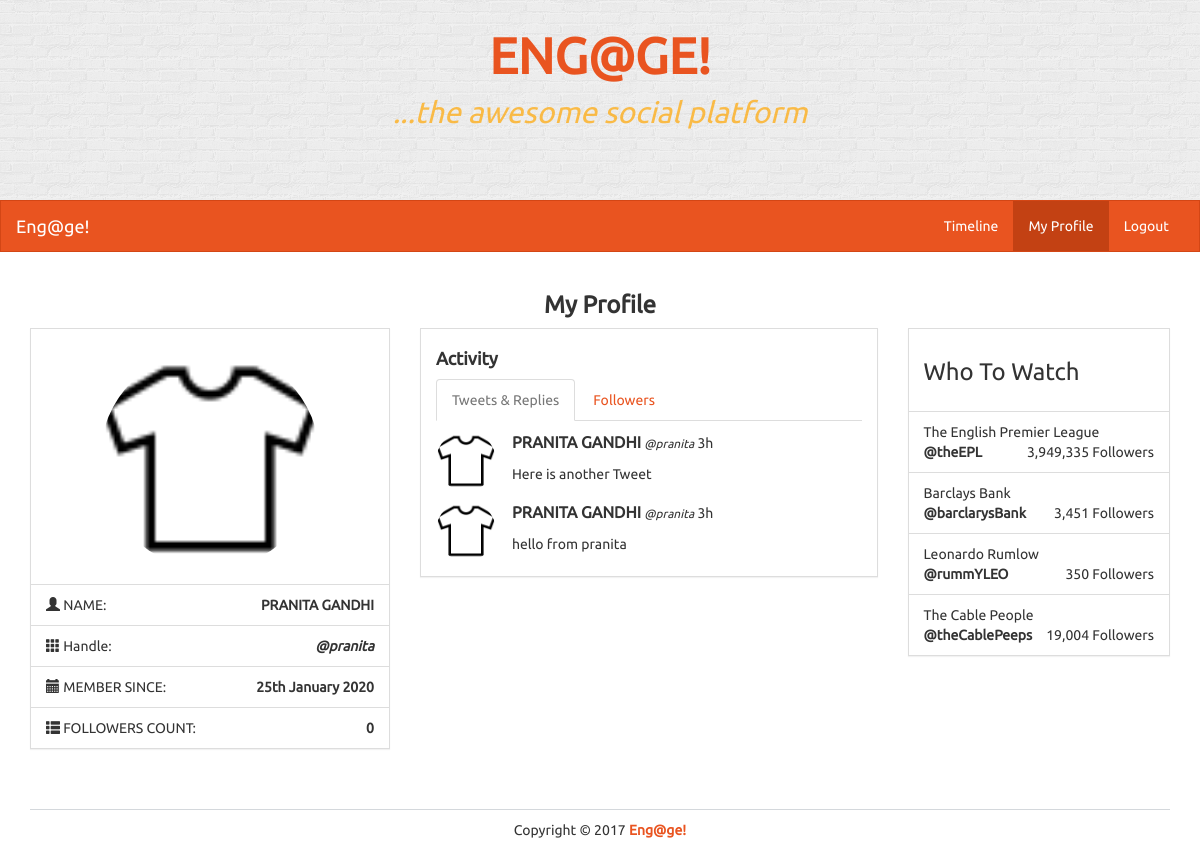
Page /profile/pranita on the earlier database version.
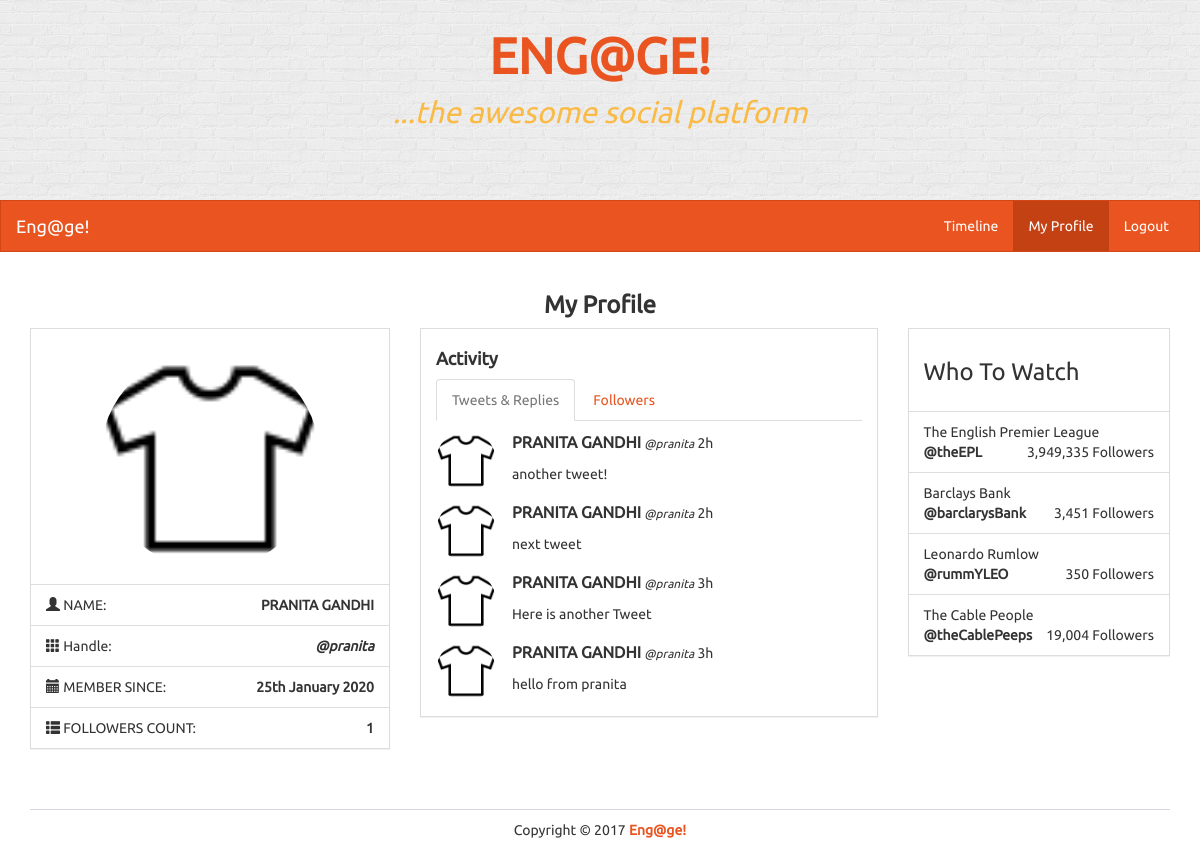
Same page on the later database version.
### models.py (models this page shows)
class Tweet(db.Model):
    id = db.Column(db.Integer, primary_key=True)
    user_id = db.Column(db.Integer, db.ForeignKey('user.id'))
    text = db.Column(db.String(140))
    date_created = db.Column(db.DateTime)

class User(UserMixin, db.Model):
    id = db.Column(db.Integer, primary_key=True)
    name = db.Column(db.String(100))
    username = db.Column(db.String(30))
    image = db.Column(db.String(100))
    password = db.Column(db.String(50))
    join_date = db.Column(db.DateTime)
    tweets = db.relationship('Tweet', backref='user', lazy='dynamic')
    following = db.relationship('User', secondary=followers,
        primaryjoin=(followers.c.follower_id == id),
        secondaryjoin=(followers.c.followee_id == id),
        backref=db.backref('followers', lazy='dynamic'), lazy='dynamic')
    followed_by = db.relationship('User',  secondary=followers,
        primaryjoin=(followers.c.followee_id == id),
        secondaryjoin=(followers.c.follower_id == id),
        backref=db.backref('followees', lazy='dynamic'), lazy='dynamic')

### views.py (the view)
@app.route('/profile', defaults={'username' : None})
@app.route('/profile/<username>')
def profile(username):
    if username:
        user = User.query.filter_by(username=username).first()
        if not user:
            abort(404)
    else:
        user = current_user
    tweets = Tweet.query.filter_by(user=user).order_by(Tweet.date_created.desc()).all()
    current_time = datetime.now()
    followed_by = user.followed_by.all()
    return render_template('profile.html', current_user=user, tweets=tweets, current_time=current_time, followed_by=followed_by)

### app.py (called while the page is built)
@app.template_filter('time_since')
def time_since(delta):
    seconds = delta.total_seconds()
    days, seconds = divmod(seconds, 86400)
    hours, seconds = divmod(seconds, 3600)
    minutes, seconds = divmod(seconds, 60)
    if days > 0:
        return '%dd' % (days)
    elif hours > 0:
        return '%dh' % (hours)
    elif minutes > 0:
        return '%dm' % (minutes)
    else:
        return 'Just now'

### templates/profile.html (shortened to what the changed rows need)
<!DOCTYPE html>
<html lang="en">
	<head>
		<link rel="stylesheet" href="{{ url_for('static', filename='bs/css/united.min.css') }}">
		<link rel="stylesheet" href="{{ url_for('static', filename='css/styles.css') }}">
	</head>
	<body>
		<div class="container">
			<div class="row">
				<div class="col-lg-4">
					<div class="panel panel-default">
						<ul class="list-group">
							<li class="list-group-item">
								<i class="glyphicon glyphicon-th-list"></i> FOLLOWERS COUNT:
								<strong class="pull-right">{{ followed_by|length }}</strong>
							</li>
						</ul>
					</div>
				</div>
				<div class="col-lg-5">
					<div class="panel panel-default">
						<div class="panel-body">
							<div role="tabpanel">
								<div class="tab-content">
									<div role="tabpanel" class="tab-pane active" id="tweets">
										{% for tweet in tweets %}
										<div class="row">
											<div class="col-lg-12">
												<div class="row pad">
													<div class="col-lg-2">
														<img src="{{ tweet.user.image }}" class="img-circle" style="width: 60px; height: 60px;" />
													</div>
													<div class="col-lg-10">
														<div>
															<strong class="mid">{{ tweet.user.name }}</strong>
															<small><em>@{{ tweet.user.username }}</em></small>
															{{ (current_time - tweet.date_created)|time_since }}
														</div>
														<div class="pad">
															{{ tweet.text }}
														</div>
													</div>
												</div>
											</div>
										</div>
										{% endfor %}
									</div>
								</div>
							</div>
						</div>
					</div>
				</div>
			</div>
		</div>
	</body>
</html>

Differences in the rows shown:
added Tweet: user.image (picture), user.name "PRANITA GANDHI", user.username "pranita", (current_time-tweet.date_created)|time_since "2h", text "another tweet!"
added Tweet: user.image (picture), user.name "PRANITA GANDHI", user.username "pranita", (current_time-tweet.date_created)|time_since "2h", text "next tweet"
Other differences:
{{ followed_by|length }}: "0" → "1"
